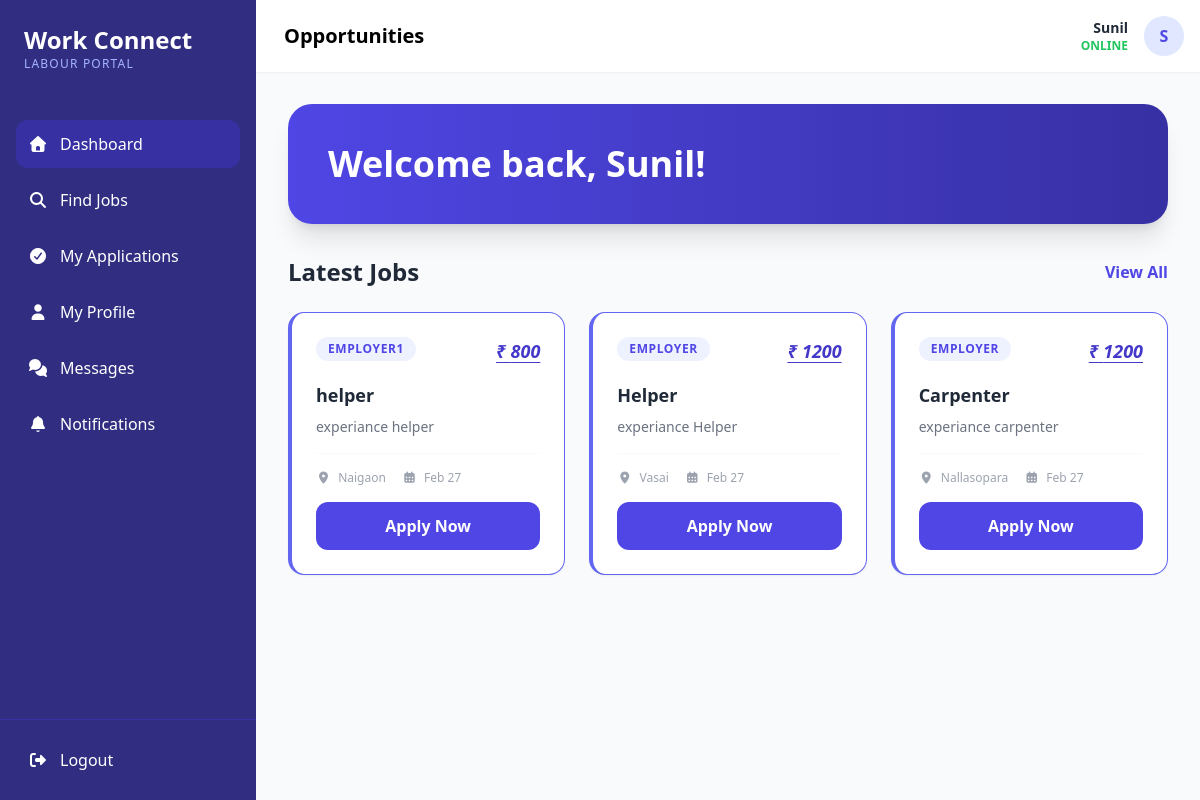
The app's page /employee/dashboard.php (signed in) with its own data.
### tables this page shows
CREATE TABLE `jobs` (
  `id` int(11) NOT NULL,
  `employer_id` int(11) NOT NULL,
  `title` varchar(255) NOT NULL,
  `description` text NOT NULL,
  `location` varchar(255) DEFAULT NULL,
  `salary` varchar(100) DEFAULT NULL,
  `created_at` timestamp NOT NULL DEFAULT current_timestamp(),
  `no_of_vacancy` int(11) NOT NULL
);

CREATE TABLE `users` (
  `id` int(11) NOT NULL,
  `username` varchar(100) NOT NULL,
  `email` varchar(150) NOT NULL,
  `password` varchar(255) NOT NULL,
  `role_id` int(11) NOT NULL,
  `created_at` timestamp NOT NULL DEFAULT current_timestamp()
);

### employee/dashboard.php (the view, shortened to what this page needs)
<?php
require_once '../includes/db_connect.php';
$stmt = $pdo->query("SELECT jobs.*, users.username as employer_name FROM jobs JOIN users ON jobs.employer_id = users.id ORDER BY created_at DESC LIMIT 6");
$jobs = $stmt->fetchAll();
?>
<!DOCTYPE html>
<html lang="en">
<head>
    <script src="https://cdn.tailwindcss.com"></script>
    <link rel="stylesheet" href="https://cdnjs.cloudflare.com/ajax/libs/font-awesome/7.0.1/css/all.min.css">
</head>
<body class="bg-gray-50 font-sans">
<div class="flex h-screen overflow-hidden">
    <?php include '../includes/employee_sidebar.php'; ?>
    <div class="flex-1 flex flex-col overflow-y-auto">
        <header class="bg-white p-4 flex justify-between items-center shadow-sm sticky top-0 z-10">
            <div class="flex items-center space-x-3">
                <h2 class="text-lg md:text-xl font-semibold">Opportunities</h2>
            </div>
            <div class="flex items-center space-x-4">
                <div class="hidden md:block text-right">
                    <p class="text-sm font-semibold text-gray-800"><?php echo $_SESSION['username']; ?></p>
                    <p class="text-xs text-green-500 font-bold uppercase">Online</p>
                </div>
                <div class="w-10 h-10 bg-indigo-100 rounded-full flex items-center justify-center text-indigo-600 font-bold">
                    <?php echo strtoupper(substr($_SESSION['username'], 0, 1)); ?>
                </div>
            </div>
        </header>
        <div class="p-4 md:p-8 space-y-8">
            <div class="bg-gradient-to-r from-indigo-600 to-indigo-800 rounded-3xl p-6 md:p-10 text-white shadow-xl">
                <div class="max-w-xl">
                    <h1 class="text-3xl md:text-4xl font-bold">Welcome back, <?php echo explode(' ', $_SESSION['username'])[0]; ?>!</h1>
                </div>
            </div>
            <div>
                <div class="flex justify-between items-center mb-6">
                    <h3 class="text-2xl font-bold text-gray-800">Latest Jobs</h3>
                    <a href="jobs.php" class="text-indigo-600 font-semibold hover:underline">View All</a>
                </div>
                <div class="grid grid-cols-1 md:grid-cols-2 lg:grid-cols-3 gap-6">
                    <?php if (empty($jobs)): ?>
                        <div class="col-span-full py-12 text-center text-gray-500 italic bg-white rounded-2xl border">
                            No jobs available at the moment.
                        </div>
                    <?php else: ?>
                        <?php foreach ($jobs as $job): ?>
                            <div class="bg-white p-6 rounded-2xl shadow-sm border border-gray-100 hover:shadow-lg transition-all border-l-4 border-indigo-500 flex flex-col h-full">
                                <div class="flex justify-between items-start mb-4">
                                    <span class="bg-indigo-50 text-indigo-600 px-3 py-1 rounded-full text-xs font-bold uppercase tracking-wider">
                                        <?php echo htmlspecialchars($job['employer_name']); ?>
                                    </span>
                                    <span class="text-lg font-bold text-indigo-700 italic underline underline-offset-4">
                                        ₹ <?php echo htmlspecialchars($job['salary'] ?: 'Negotiable'); ?>
                                    </span>
                                </div>
                                <h4 class="text-lg font-bold text-gray-800 mb-2"><?php echo htmlspecialchars($job['title']); ?></h4>
                                <p class="text-sm text-gray-500 mb-4 line-clamp-2"><?php echo htmlspecialchars($job['description']); ?></p>
                                <div class="mt-auto pt-4 border-t border-gray-50">
                                    <div class="flex items-center text-xs text-gray-400 space-x-4 mb-4">
                                        <span><i class="fas fa-map-marker-alt mr-1"></i> <?php echo htmlspecialchars($job['location']); ?></span>
                                        <span><i class="fas fa-calendar-alt mr-1"></i> <?php echo date('M d', strtotime($job['created_at'])); ?></span>
                                    </div>
                                    <a href="jobs.php" class="block text-center w-full bg-indigo-600 text-white py-3 rounded-xl font-bold hover:bg-indigo-700 transition-all">Apply Now</a>
                                </div>
                            </div>
                        <?php endforeach; ?>
                    <?php endif; ?>
                </div>
            </div>
        </div>
    </div>
</div>
</body>
</html>

### employee/dashboard.php (style rules this page uses)
body { font-family: 'Outfit', sans-serif; }

### records on screen
jobs: employer.username "EMPLOYER1", salary "800", title "helper", description "experiance helper", location "Naigaon", created_at "Feb 27"
jobs: employer.username "EMPLOYER", salary "1200", title "Helper", description "experiance Helper", location "Vasai", created_at "Feb 27"
jobs: employer.username "EMPLOYER", salary "1200", title "Carpenter", description "experiance carpenter", location "Nallasopara", created_at "Feb 27"

### other values on screen
$_SESSION['username'] "Sunil"
substr($_SESSION['username'], 0, 1) "S"
explode(' ', $_SESSION['username'])[0] "Sunil"
